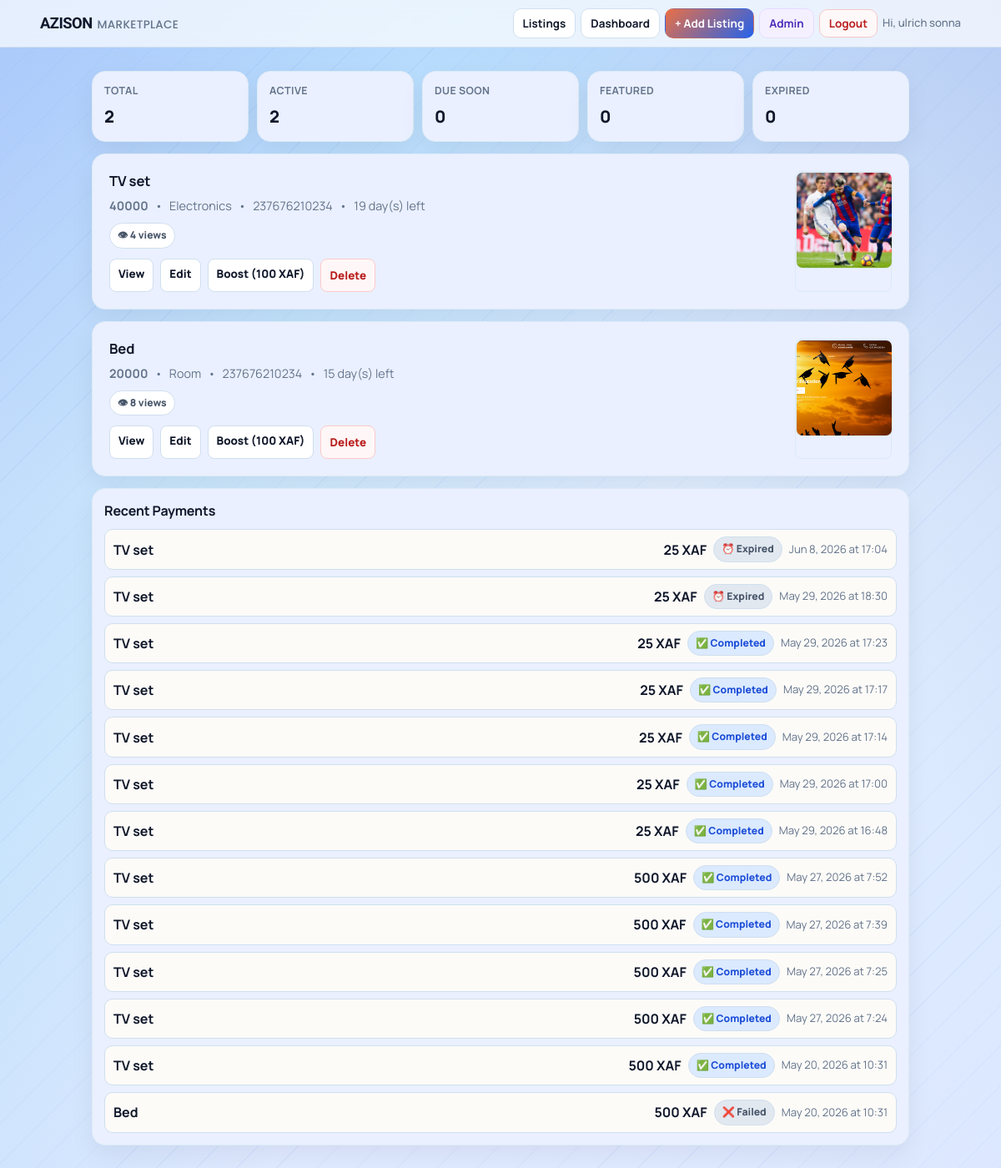
The app's page /dashboard (signed in) with its own data.
### tables this page shows
CREATE TABLE users(
            id INTEGER PRIMARY KEY AUTOINCREMENT,
            full_name TEXT NOT NULL,
            phone TEXT NOT NULL UNIQUE,
            password_hash TEXT NOT NULL,
            email TEXT,
            google_sub TEXT,
            auth_provider TEXT NOT NULL DEFAULT 'local',
            created_at TEXT NOT NULL
        , is_admin INTEGER DEFAULT 0, is_active INTEGER DEFAULT 1, is_verified INTEGER DEFAULT 0);

CREATE TABLE listings(
            id INTEGER PRIMARY KEY AUTOINCREMENT,
            title TEXT,
            price TEXT,
            category TEXT,
            phone TEXT,
            owner_phone TEXT,
            leave_date TEXT,
            description TEXT,
            image TEXT,
            is_featured INTEGER DEFAULT 0
        , view_count INTEGER DEFAULT 0);

CREATE TABLE payments(
            id INTEGER PRIMARY KEY AUTOINCREMENT,
            listing_id INTEGER NOT NULL,
            reference TEXT NOT NULL UNIQUE,
            amount INTEGER NOT NULL,
            status TEXT NOT NULL,
            phone TEXT,
            created_at TEXT NOT NULL
        , provider_reference TEXT);

### app.py (the view)
@app.route("/dashboard")
@login_required
def dashboard():
    conn = get_db()
    cursor = conn.cursor()
    owner_phone = get_authenticated_owner_phone()
    expire_stale_pending_payments(cursor)
    conn.commit()
    cursor.execute(
        """
        SELECT * FROM listings
        WHERE owner_phone = ?
        ORDER BY is_featured DESC, id DESC
        """,
        (owner_phone,),
    )
    rows = cursor.fetchall()
    cursor.execute(
        """
        SELECT p.id, p.listing_id, p.reference AS reference_id, p.amount, p.status, p.phone, p.created_at,
               l.title AS listing_title
        FROM payments p
        JOIN listings l ON l.id = p.listing_id
        WHERE l.owner_phone = ?
        ORDER BY p.id DESC
        """,
        (owner_phone,),
    )
    payment_rows = cursor.fetchall()
    conn.close()
    today = current_date()
    listings = []
    pending_payments_by_listing = {}
    payment_history = []
    stats = {
        "total": 0,
        "active": 0,
        "soon": 0,
        "expired": 0,
        "featured": 0,
    }
    for payment_row in payment_rows:
        normalized_status = resolve_internal_payment_status(payment_row["status"]) or PAYMENT_STATUS_PENDING
        if normalized_status == PAYMENT_STATUS_PENDING and payment_row["listing_id"] not in pending_payments_by_listing:
            pending_payments_by_listing[payment_row["listing_id"]] = payment_row["reference_id"]
        payment_history.append(build_dashboard_payment_view(payment_row))
    for row in rows:
        leave_date = datetime.strptime(row["leave_date"], "%Y-%m-%d").date()
        days_left = (leave_date - today).days
        is_expired = days_left < 0
        is_soon = 0 <= days_left <= 3
        is_featured = row["is_featured"] == 1
        updated_at = row_value(row, "updated_at")
        stats["total"] += 1
        if is_featured:
            stats["featured"] += 1
        if is_expired:
            stats["expired"] += 1
        else:
            stats["active"] += 1
            if is_soon:
                stats["soon"] += 1
        listings.append(
            {
                "id": row["id"],
                "title": row["title"],
                "price": row["price"],
                "category": row["category"],
                "phone": row["phone"],
                "leave_date": row["leave_date"],
                "description": row["description"] or "",
                "image": row["image"],
                "is_featured": row["is_featured"],
                "days_left": days_left,
                "is_expired": is_expired,
                "is_soon": is_soon,
                "pending_payment_reference": pending_payments_by_listing.get(row["id"], ""),
                "view_count": row["view_count"],
                "last_updated_label": format_payment_date(updated_at) if updated_at else "",
            }
        )
    return render_template(
        "dashboard.html",
        listings=listings,
        stats=stats,
        payment_history=payment_history[:20],
        boost_amount=effective_boost_amount(),
    )

### templates/dashboard.html (shortened to what this page needs)
<!DOCTYPE html>
<html lang="en">
<head>
    <link rel="stylesheet" href="{{ url_for('static', filename='css/marketplace.css') }}">
</head>
<body>
    {% include "_navigation.html" %}
    <main class="page">
        <section class="stats">
            <article class="stat">
                <span class="label">Total</span>
                <strong class="value">{{ stats['total'] }}</strong>
            </article>
            <article class="stat">
                <span class="label">Active</span>
                <strong class="value">{{ stats['active'] }}</strong>
            </article>
            <article class="stat">
                <span class="label">Due Soon</span>
                <strong class="value">{{ stats['soon'] }}</strong>
            </article>
            <article class="stat">
                <span class="label">Featured</span>
                <strong class="value">{{ stats['featured'] }}</strong>
            </article>
            <article class="stat">
                <span class="label">Expired</span>
                <strong class="value">{{ stats['expired'] }}</strong>
            </article>
        </section>
        <section class="list">
            {% if listings %}
                {% for item in listings %}
                    <article class="card">
                        <div>
                            <h2>{{ item['title'] }}</h2>
                            <p class="meta">
                                <span><strong>{{ item['price'] }}</strong></span>
                                <span>•</span>
                                <span>{{ item['category'] }}</span>
                                <span>•</span>
                                <span>{{ item['phone'] }}</span>
                                <span>•</span>
                                {% if item['is_expired'] %}
                                    <span>Expired {{ item['days_left'] * -1 }} day(s) ago</span>
                                {% elif item['is_soon'] %}
                                    <span class="deadline soon">⚡ {{ item['days_left'] }} day(s) left</span>
                                {% else %}
                                    <span class="deadline">{{ item['days_left'] }} day(s) left</span>
                                {% endif %}
                            </p>
                            <div class="chips">
                                <span class="chip">👁 {{ item['view_count'] or 0 }} views</span>
                            </div>
                            <div class="row-actions">
                                <a class="link-btn" href="{{ url_for('listing_detail', id=item['id']) }}">View</a>
                                <a class="link-btn" href="{{ url_for('edit_listing', id=item['id']) }}">Edit</a>
                                {% if item['is_expired'] %}
                                    <a class="link-btn" href="{{ url_for('edit_listing', id=item['id'], renew=1) }}">Renew / Extend Date</a>
                                {% elif item['is_featured'] == 1 %}
                                    <span class="link-btn">Featured Active</span>
                                {% else %}
                                    <a class="link-btn" href="{{ url_for('select_boost_payment', listing_id=item['id'], next=url_for('dashboard')) }}">Boost ({{ boost_amount }} XAF)</a>
                                {% endif %}
                                <form method="POST" action="{{ url_for('delete_listing', id=item['id']) }}" onsubmit="return confirm('Are you sure you want to delete this listing?');">
                                    <button class="danger-btn" type="submit">Delete</button>
                                </form>
                            </div>
                        </div>
                        {% if item['image'] %}
                            <a class="thumb-link lightbox-trigger" href="{{ listing_image_url(item['image']) }}" title="Open full image">
                                <img class="thumb" src="{{ listing_image_url(item['image']) }}" alt="{{ item['title'] }}">
                            </a>
                        {% endif %}
                    </article>
                {% endfor %}
            {% else %}
                <div class="empty">
                    <p>No listings yet on your dashboard.</p>
                    <a class="btn primary" href="{{ url_for('create') }}">Post your first listing</a>
                </div>
            {% endif %}
        </section>
        <section class="history">
            <h2>Recent Payments</h2>
            {% if payment_history %}
                <div style="display:grid;gap:8px;">
                    {% for payment in payment_history %}
                        <div style="border:1px solid var(--line);border-radius:10px;padding:8px 10px;display:flex;flex-wrap:wrap;gap:8px;align-items:center;background:#fcfbf8;">
                            <span style="font-weight:700;flex:1;min-width:120px;">
                                <a href="{{ url_for('listing_detail', id=payment['listing_id']) }}" style="color:var(--text);text-decoration:none;">{{ payment['listing_title'] }}</a>
                            </span>
                            <span><strong>{{ payment['amount_label'] }}</strong></span>
                            <span class="{{ payment['badge_class'] }}"><span class="payment-status-icon" aria-hidden="true">{{ payment['status_icon'] }}</span>{{ payment['status_label'] }}</span>
                            <span style="color:var(--muted);font-size:0.82rem;">{{ payment['created_label'] }}</span>
                        </div>
                    {% endfor %}
                </div>
            {% else %}
                <p class="summary">No payment activity yet.</p>
            {% endif %}
        </section>
    </main>
</body>
</html>

### templates/_navigation.html (shortened to what this page needs)
<nav class="nav-bar" role="navigation" aria-label="Main navigation">
    <div class="nav-inner">
        <a class="nav-brand" href="{{ url_for('home') }}">
            <span class="brand">AZISON</span>
            <span class="site-title">MARKETPLACE</span>
        </a>
        <div class="nav-links">
            <a class="nav-link" href="{{ url_for('home') }}">Listings</a>
            {% if is_logged_in %}
                <a class="nav-link" href="{{ url_for('dashboard') }}">Dashboard</a>
                <a class="nav-link primary" href="{{ url_for('create') }}">+ Add Listing</a>
                {% if current_user and current_user.get('is_admin') %}
                    <a class="nav-link admin" href="{{ url_for('admin_panel') }}">Admin</a>
                {% endif %}
                <form class="inline-form" method="POST" action="{{ url_for('logout') }}">
                    <button class="nav-link logout-btn" type="submit">Logout</button>
                </form>
                <span class="nav-user">Hi, {{ current_user['full_name'] }}</span>
            {% endif %}
        </div>
    </div>
</nav>

### records on screen
users: full_name "ulrich sonna"
listings: title "TV set", price "40000", category "Electronics", phone "237676210234", days_left "19", view_count "4", boost_amount "100", image (picture)
listings: title "Bed", price "20000", category "Room", phone "237676210234", days_left "15", view_count "8", boost_amount "100", image (picture)
payments: listing_title "TV set", amount_label "25 XAF", status_icon "⏰", status_label "Expired", created_label "Jun 8, 2026 at 17:04"
payments: listing_title "TV set", amount_label "25 XAF", status_icon "⏰", status_label "Expired", created_label "May 29, 2026 at 18:30"
payments: listing_title "TV set", amount_label "25 XAF", status_icon "✅", status_label "Completed", created_label "May 29, 2026 at 17:23"
payments: listing_title "TV set", amount_label "25 XAF", status_icon "✅", status_label "Completed", created_label "May 29, 2026 at 17:17"
payments: listing_title "TV set", amount_label "25 XAF", status_icon "✅", status_label "Completed", created_label "May 29, 2026 at 17:14"
payments: listing_title "TV set", amount_label "25 XAF", status_icon "✅", status_label "Completed", created_label "May 29, 2026 at 17:00"
payments: listing_title "TV set", amount_label "25 XAF", status_icon "✅", status_label "Completed", created_label "May 29, 2026 at 16:48"
payments: listing_title "TV set", amount_label "500 XAF", status_icon "✅", status_label "Completed", created_label "May 27, 2026 at 7:52"
payments: listing_title "TV set", amount_label "500 XAF", status_icon "✅", status_label "Completed", created_label "May 27, 2026 at 7:39"
payments: listing_title "TV set", amount_label "500 XAF", status_icon "✅", status_label "Completed", created_label "May 27, 2026 at 7:25"
payments: listing_title "TV set", amount_label "500 XAF", status_icon "✅", status_label "Completed", created_label "May 27, 2026 at 7:24"
payments: listing_title "TV set", amount_label "500 XAF", status_icon "✅", status_label "Completed", created_label "May 20, 2026 at 10:31"
payments: listing_title "Bed", amount_label "500 XAF", status_icon "❌", status_label "Failed", created_label "May 20, 2026 at 10:31"

### other values on screen
{{ stats['total'] }} "2"
{{ stats['active'] }} "2"
{{ stats['soon'] }} "0"
{{ stats['featured'] }} "0"
{{ stats['expired'] }} "0"
